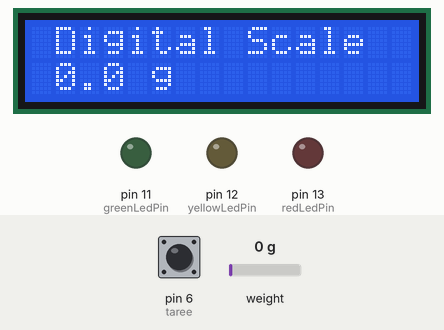
Recording of a sketch running on a simulated Arduino Uno, built with avr-gcc and run on an emulated ATmega328P. On the bench: 16×2 character LCD, output pins drawn as LEDs (lit = HIGH). Dashed ring = blinking. The inputs (shaded band) are chosen by the test bench; at power-on: pin 6 (taree) HIGH, weight on the scale 0 g.

Above: at 5.7 s.
5.8 s: pin 6 (taree) pulled LOW for 0.15 s
At 6.9 s:
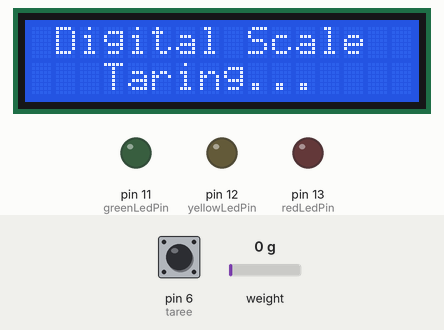
8.7 s: weight on the scale set to 93 g
At 9.5 s:
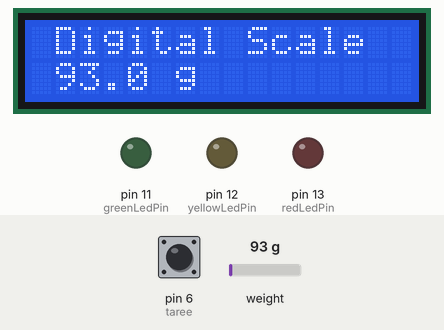
10.3 s: weight on the scale set to 112 g
At 11.5 s:
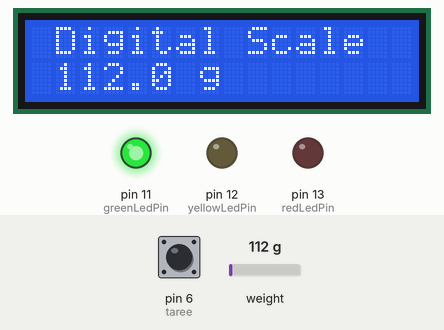
11.8 s: weight on the scale set to 550 g
At 12.2 s:
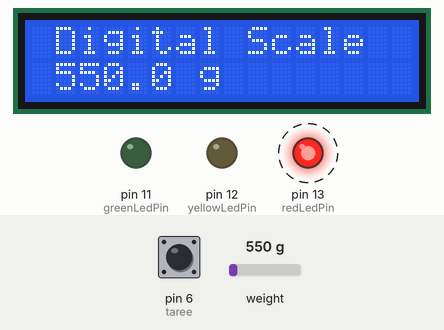
14.8 s: weight on the scale set to 450 g
At 17.1 s:
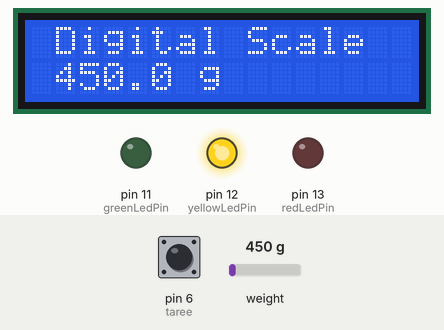
17.4 s: pin 6 (taree) pulled LOW for 1 s
At 17.9 s:
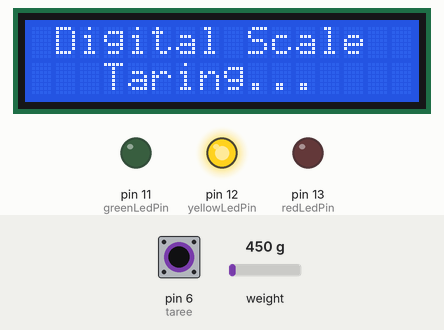
Timing chart, 0 to 20.4 s (numbered marks = the images above; inputs shaded):
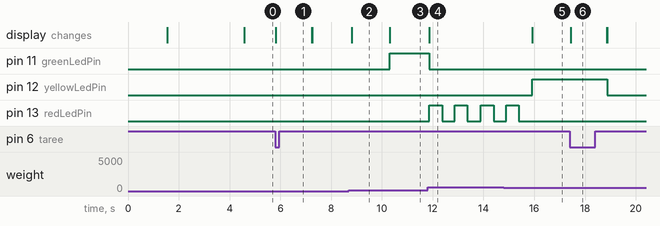

The sketch:

Digital_Scale.ino
```cpp
//#include <HX711_ADC.h>

//Viral Science www.viralsciencecreativity.com www.youtube.com/c/viralscience
//Arduino Digital Weight Scale HX711 Load Cell Module
#include <HX711_ADC.h> // https://github.com/olkal/HX711_ADC
#include <Wire.h>
#include <LiquidCrystal_I2C.h> // LiquidCrystal_I2C library
HX711_ADC LoadCell(4, 5); // dt pin, sck pin
LiquidCrystal_I2C lcd(0x27, 16, 2); // LCD HEX address 0x27
int taree = 6;
int a = 0;
float b = 0;

const int greenLedPin = 11;   // Pin for the green LED
const int yellowLedPin = 12; // Pin for the yellow LED
const int redLedPin = 13;    // Pin for the red LED


void setup() {

  pinMode(greenLedPin, OUTPUT);
  pinMode(yellowLedPin, OUTPUT);
  pinMode(redLedPin, OUTPUT);


  pinMode (taree, INPUT_PULLUP);
  LoadCell.begin(); // start connection to HX711
  LoadCell.start(1000); // load cells gets 1000ms of time to stabilize

  /////////////////////////////////////
  LoadCell.setCalFactor(375); // Calibarate your LOAD CELL with 100g weight, and change the value according to readings
  /////////////////////////////////////
  lcd.init();       // Initialize the LCD

  lcd.begin(16, 2); // begins connection to the LCD module
  lcd.backlight(); // turns on the backlight
  lcd.setCursor(1, 0); // set cursor to first row
  lcd.print("Digital Scale "); // print out to LCD
  lcd.setCursor(0, 1); // set cursor to first row
  lcd.print(" 5KG MAX LOAD "); // print out to LCD
delay(3000);
lcd.clear();
}
void loop() {
  lcd.setCursor(1, 0); // set cursor to first row
  lcd.print("Digital Scale "); // print out to LCD
  LoadCell.update(); // retrieves data from the load cell
  float i = LoadCell.getData(); // get output value
 if (i<0)
 {
  i = i * (-1);
  lcd.setCursor(0, 1);
  lcd.print("=");
//   lcd.setCursor(8, 1);
//  lcd.print("-");
 }
 else
 {
   lcd.setCursor(0, 1);
  lcd.print(" ");
   lcd.setCursor(8, 1);
  lcd.print(" ");
 }

  lcd.setCursor(1, 1); // set cursor to secon row
  lcd.print(i, 1); // print out the retrieved value to the second row
  lcd.print(" g ");
//  float z = i/28.3495;
//  lcd.setCursor(9, 1);
//  lcd.print(z, 2);
//  lcd.print("oz ");

  if (i>=5000)
  {
    i=0;
  lcd.setCursor(0, 0); // set cursor to secon row
  lcd.print("  Over Loaded   ");
  delay(200);
  }
  if (digitalRead (taree) == LOW)
  {
    lcd.setCursor(0, 1); // set cursor to secon row
    lcd.print("   Taring...    ");
    LoadCell.start(1000);
    lcd.setCursor(0, 1);
    lcd.print("                ");

  }

    // LED control based on z value
  if (i > 100 && i < 250) {
    digitalWrite(greenLedPin, HIGH);
    digitalWrite(yellowLedPin, LOW);
    digitalWrite(redLedPin, LOW);
  } else if (i > 250 && i < 500) {
    digitalWrite(greenLedPin, LOW);
    digitalWrite(yellowLedPin, HIGH);
    digitalWrite(redLedPin, LOW);
  } else if (i > 500 && i < 750) {
    digitalWrite(greenLedPin, LOW);
    digitalWrite(yellowLedPin, LOW);
    for (int j = 0; j < 2; j++) {
      digitalWrite(redLedPin, HIGH);
      delay(500);
      digitalWrite(redLedPin, LOW);
      delay(500);
    }
} else {
  digitalWrite(greenLedPin, LOW);
  digitalWrite(yellowLedPin, LOW);
  digitalWrite(redLedPin, LOW);
}

}
```

Measured:
- the behaviour switches between 100 and 101 g on weight on the scale (found by bisection; images 2 and 3)
- after the input at 5.8 s, the display: changes at once (image 1)
- after the input at 8.7 s, the display: changes after 0.12 s (image 2)
- after the input at 10.3 s, pin 11 (greenLedPin): LOW → HIGH at once; the display: changes at once (image 3)
- after the input at 11.8 s, pin 11 (greenLedPin): HIGH → LOW after 0.07 s; pin 13 (redLedPin): alternates HIGH for 0.50 s and LOW for 0.51 s, starting after 0.07 s; the display: changes after 0.07 s (image 4)
- after the input at 14.8 s, pin 12 (yellowLedPin): LOW → HIGH after 1.1 s; pin 13 (redLedPin): goes on until 15.4 s, then stays LOW; the display: changes after 1.1 s (image 5)
- after the input at 17.4 s, pin 12 (yellowLedPin): HIGH → LOW after 1.5 s; the display: changes at once (image 6)
